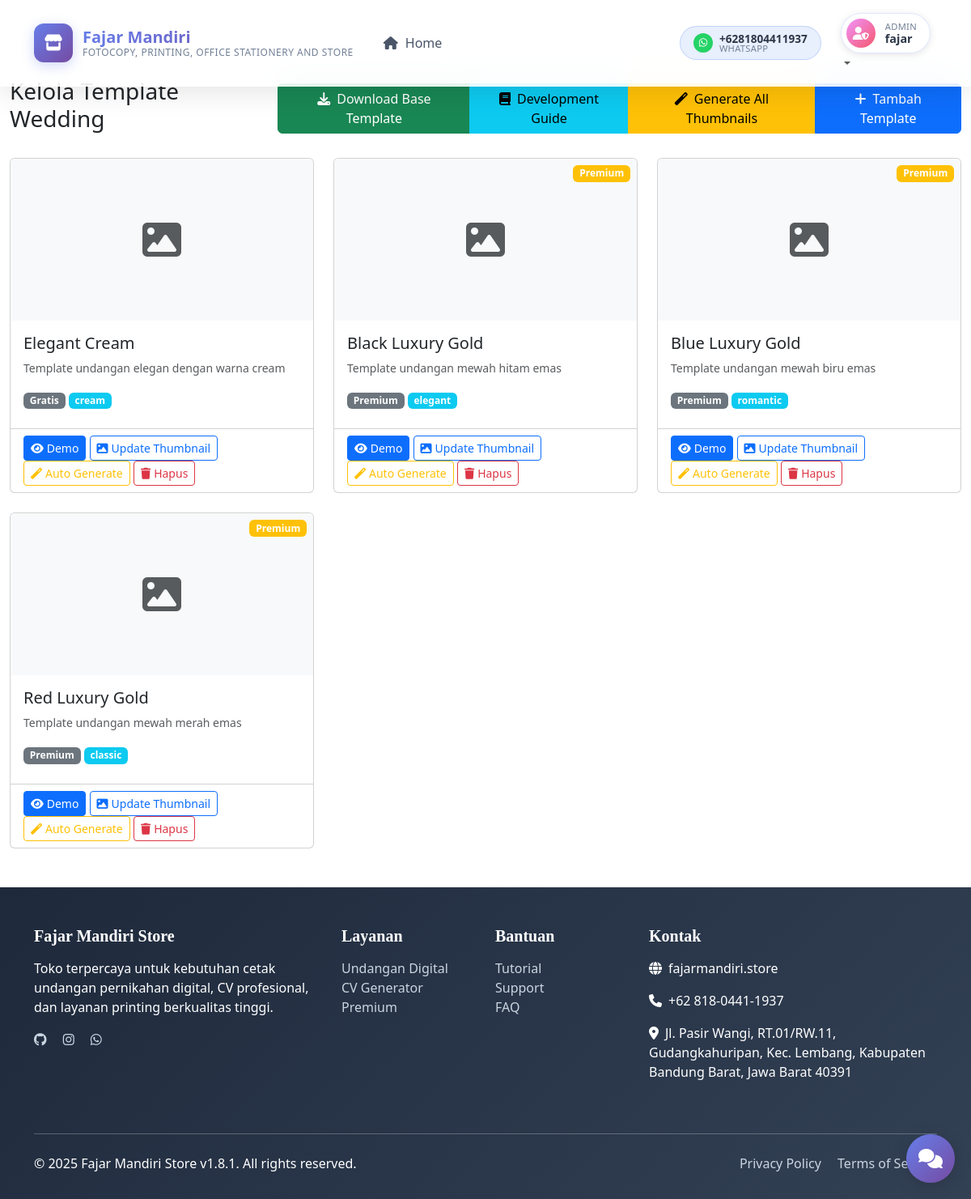
/admin/wedding-templates (signed in), run on the app's committed database.
### tables this page shows
CREATE TABLE wedding_templates (
                id INTEGER PRIMARY KEY AUTOINCREMENT,
                name TEXT NOT NULL,
                description TEXT,
                category TEXT,
                template_file TEXT NOT NULL,
                preview_image TEXT,
                color_scheme TEXT DEFAULT 'elegant',
                animations TEXT DEFAULT '',
                background_music TEXT DEFAULT '',
                ornaments TEXT DEFAULT '',
                is_premium BOOLEAN DEFAULT 0,
                price INTEGER DEFAULT 0,
                created_at TIMESTAMP DEFAULT CURRENT_TIMESTAMP
            );

### app.py (the view, shortened to what this page needs)
@app.route('/admin/wedding-templates', methods=['GET', 'POST'])
@require_admin
def admin_wedding_templates():
    conn = get_db()
    templates = conn.execute(
        'SELECT * FROM wedding_templates ORDER BY created_at DESC').fetchall()
    conn.close()
    return render_template('admin/wedding_templates.html', templates=templates)

### app.py (called while the page is built)
def get_db():
    import sqlite3
    conn = sqlite3.connect(DB_FILE, timeout=10, check_same_thread=False)
    conn.row_factory = sqlite3.Row
    return conn

def require_admin(f):
    @wraps(f)
    def decorated_function(*args, **kwargs):
        if 'admin' not in session:
            flash('Akses ditolak! Silakan login sebagai admin.', 'error')
            return redirect(url_for('admin_login'))
        return f(*args, **kwargs)
    return decorated_function

### templates/admin/wedding_templates.html (shortened to what this page needs)
{% extends "base.html" %}
{% block content %}
<div class="container-fluid py-4">
    <div class="row">
        <div class="col-12">
            <div class="d-flex justify-content-between align-items-center mb-4">
                <h1 class="h3">Kelola Template Wedding</h1>
                <div class="btn-group">
                    <a href="{{ url_for('download_base_template') }}" class="btn btn-success">
                        <i class="fas fa-download me-2"></i>Download Base Template
                    </a>
                    <a href="{{ url_for('admin_theme_guide') }}" class="btn btn-info" target="_blank">
                        <i class="fas fa-book me-2"></i>Development Guide
                    </a>
                    <a href="{{ url_for('generate_all_thumbnails') }}" class="btn btn-warning"
                       onclick="return confirm('Generate thumbnails untuk semua template? Proses ini mungkin memakan waktu.')">
                        <i class="fas fa-magic me-2"></i>Generate All Thumbnails
                    </a>
                    <button class="btn btn-primary" data-bs-toggle="modal" data-bs-target="#addTemplateModal">
                        <i class="fas fa-plus me-2"></i>Tambah Template
                    </button>
                </div>
            </div>
        </div>
    </div>
    <div class="row">
        {% for template in templates %}
        <div class="col-lg-4 col-md-6 mb-4">
            <div class="card h-100">
                <div class="card-img-top position-relative" style="height: 200px; overflow: hidden;">
                    {% if template.preview_image %}
                        <img src="/thumbnails/wedding_templates/{{ template.preview_image }}"
                            class="w-100 h-100" style="object-fit: cover;" alt="{{ template.name }}">
                    {% else %}
                        <div class="w-100 h-100 bg-light d-flex align-items-center justify-content-center">
                            <i class="fas fa-image fa-3x text-muted"></i>
                        </div>
                    {% endif %}
                    {% if template.is_premium %}
                        <span class="badge bg-warning position-absolute top-0 end-0 m-2">Premium</span>
                    {% endif %}
                </div>
                <div class="card-body">
                    <h5 class="card-title">{{ template.name }}</h5>
                    <p class="card-text text-muted small">{{ template.description }}</p>
                    <div class="mb-2">
                        <span class="badge bg-secondary">{{ template.category }}</span>
                        <span class="badge bg-info">{{ template.color_scheme }}</span>
                    </div>
                </div>
                <div class="card-footer bg-transparent">
                    <a href="{{ url_for('admin_demo_template', template_id=template.id) }}"
                       target="_blank" class="btn btn-sm btn-primary">
                        <i class="fas fa-eye me-1"></i>Demo
                    </a>
                    <button class="btn btn-sm btn-outline-primary" data-bs-toggle="modal"
                            data-bs-target="#updateThumbnailModal{{ template.id }}">
                        <i class="fas fa-image me-1"></i>Update Thumbnail
                    </button>
                    <a href="{{ url_for('generate_template_thumbnail', template_id=template.id) }}"
                       class="btn btn-sm btn-outline-warning"
                       onclick="return confirm('Generate thumbnail otomatis untuk template ini?')">
                        <i class="fas fa-magic me-1"></i>Auto Generate
                    </a>
                    <button class="btn btn-sm btn-outline-danger">
                        <i class="fas fa-trash me-1"></i>Hapus
                    </button>
                </div>
            </div>
        </div>
        {% endfor %}
    </div>
</div>
{% endblock %}

### templates/base.html (shortened to what this page needs)
<!DOCTYPE html>
<html lang="id">
<head>
    <link href="https://cdn.jsdelivr.net/npm/bootstrap@5.3.0/dist/css/bootstrap.min.css" rel="stylesheet">
    <link href="https://cdnjs.cloudflare.com/ajax/libs/font-awesome/6.4.0/css/all.min.css" rel="stylesheet">
    </head>
<body>
    <nav class="navbar navbar-expand-lg fixed-top modern-navbar">
        <div class="container">
            <a class="navbar-brand modern-brand" href="{{ url_for('index') }}">
                <div class="brand-container">
                    <div class="brand-icon">
                        <i class="fas fa-store"></i>
                    </div>
                    <div class="brand-text">
                        <span class="brand-name">Fajar Mandiri</span>
                        <span class="brand-tagline">Fotocopy, Printing, office Stationery and Store</span>
                    </div>
                </div>
            </a>
            <div class="collapse navbar-collapse" id="navbarNav">
                <ul class="navbar-nav me-auto">
                    <li class="nav-item">
                        <a class="nav-link modern-nav-link" href="{{ url_for('index') }}">
                            <div class="nav-item-content">
                                <i class="fas fa-home"></i>
                                <span>Home</span>
                            </div>
                        </a>
                    </li>
                </ul>
                <ul class="navbar-nav ms-auto align-items-center">
                    <li class="nav-item d-none d-lg-flex">
                        <div class="contact-chip">
                            <div class="contact-icon">
                                <i class="fab fa-whatsapp"></i>
                            </div>
                            <div class="contact-text">
                                <span class="contact-number">+6281804411937</span>
                                <span class="contact-label">WhatsApp</span>
                            </div>
                        </div>
                    </li>
                    {% if session.admin %}
                        <li class="nav-item dropdown">
                            <a class="nav-link dropdown-toggle modern-admin-dropdown" href="#" id="adminDropdown" role="button" data-bs-toggle="dropdown">
                                <div class="admin-profile">
                                    <div class="admin-avatar">
                                        <i class="fas fa-user-shield"></i>
                                    </div>
                                    <div class="admin-info">
                                        <span class="admin-role">Admin</span>
                                        <span class="admin-name">{{ session.admin_username }}</span>
                                    </div>
                                </div>
                            </a>
                        </li>
                    {% endif %}
                </ul>
            </div>
        </div>
    </nav>
    <div class="container mt-5 pt-4">
    </div>
    <main>
        {% block content %}{% endblock %}
    </main>
    <footer class="footer-modern">
        <div class="container">
            <div class="row">
                <div class="col-lg-4 col-md-6 mb-4">
                    <h5>Fajar Mandiri Store</h5>
                    <p class="">Toko terpercaya untuk kebutuhan cetak undangan pernikahan digital, CV profesional, dan layanan printing berkualitas tinggi.</p>
                    <div class="social-links">
                        <a href="https://github.com/fajarjulyana" class="me-3"><i class="fab fa-github"></i></a>
                        <a href="https://www.instagram.com/fajarmandirifotocopy" class="me-3"><i class="fab fa-instagram"></i></a>
                        <a href="https://wa.me/6281804411937"><i class="fab fa-whatsapp"></i></a>
                    </div>
                </div>
                <div class="col-lg-2 col-md-6 mb-4">
                    <h5>Layanan</h5>
                    <ul class="list-unstyled">
                        <li><a href="{{ url_for('wedding_invitations') }}">Undangan Digital</a></li>
                        <li><a href="{{ url_for('cv_generator') }}">CV Generator</a></li>
                        <li><a href="#" data-bs-toggle="modal" data-bs-target="#premiumModal">Premium</a></li>
                    </ul>
                </div>
                <div class="col-lg-2 col-md-6 mb-4">
                    <h5>Bantuan</h5>
                    <ul class="list-unstyled">
                        <li><a href="#" data-bs-toggle="modal" data-bs-target="#tutorialModal">Tutorial</a></li>
                        <li><a href="#" data-bs-toggle="modal" data-bs-target="#supportModal">Support</a></li>
                        <li><a href="#" data-bs-toggle="modal" data-bs-target="#faqModal">FAQ</a></li>
                    </ul>
                </div>
                <div class="col-lg-4 col-md-6 mb-4">
                    <h5>Kontak</h5>
                    <p><i class="fas fa-globe me-2"></i>fajarmandiri.store</p>
                    <p><i class="fas fa-phone me-2"></i>+62 818-0441-1937</p>
                    <p><i class="fas fa-map-marker-alt me-2"></i>Jl. Pasir Wangi, RT.01/RW.11, Gudangkahuripan, Kec. Lembang, Kabupaten Bandung Barat, Jawa Barat 40391</p>
                </div>
            </div>
            <hr class="my-4">
            <div class="row align-items-center">
                <div class="col-md-6">
                    <p class="mb-0">&copy; 2025 Fajar Mandiri Store v1.8.1. All rights reserved.</p>
                </div>
                <div class="col-md-6 text-md-end">
                    <a href="#" class="me-3">Privacy Policy</a>
                    <a href="#">Terms of Service</a>
                </div>
            </div>
        </div>
    </footer>
    {% include 'chat_widget.html' %}
</body>
</html>

### templates/chat_widget.html (shortened to what this page needs)
<div id="floating-chat" class="floating-chat-widget">
    <div class="chat-toggle" onclick="toggleChat()">
        <i class="fas fa-comments"></i>
    </div>
</div>

### templates/base.html (style rules this page uses)
.modern-navbar { background: rgba(255, 255, 255, 0.95) !important; backdrop-filter: blur(20px); -webkit-backdrop-filter: blur(20px); border-bottom: 1px solid rgba(255, 255, 255, 0.2); box-shadow: 0 8px 32px rgba(0, 0, 0, 0.1); padding: 1rem 0; transition: all 0.3s cubic-bezier(0.4, 0, 0.2, 1); }
.modern-brand { text-decoration: none; transition: transform 0.3s ease; }
.brand-container { display: flex; align-items: center; gap: 12px; }
.brand-icon { width: 48px; height: 48px; background: linear-gradient(135deg, #667eea 0%, #764ba2 100%); border-radius: 12px; display: flex; align-items: center; justify-content: center; color: white; font-size: 20px; box-shadow: 0 4px 15px rgba(102, 126, 234, 0.3); position: relative; overflow: hidden; }
.brand-icon::before { content: ''; position: absolute; top: -50%; left: -50%; width: 200%; height: 200%; background: linear-gradient(45deg, transparent, rgba(255,255,255,0.2), transparent); transform: rotate(45deg); transition: all 0.6s ease; opacity: 0; }
.brand-text { display: flex; flex-direction: column; line-height: 1.2; }
.brand-name { font-size: 1.25rem; font-weight: 700; color: #2d3748; background: linear-gradient(135deg, #667eea, #764ba2); -webkit-background-clip: text; -webkit-text-fill-color: transparent; background-clip: text; }
.brand-tagline { font-size: 0.75rem; color: #718096; font-weight: 500; text-transform: uppercase; letter-spacing: 0.5px; }
.modern-nav-link { color: #4a5568 !important; font-weight: 500; padding: 0.75rem 1rem !important; border-radius: 10px; margin: 0 0.25rem; transition: all 0.3s cubic-bezier(0.4, 0, 0.2, 1); position: relative; overflow: hidden; }
.nav-item-content { display: flex; align-items: center; gap: 8px; position: relative; z-index: 2; }
.nav-item-content i { font-size: 16px; width: 20px; text-align: center; }
.modern-nav-link::before { content: ''; position: absolute; top: 0; left: 0; right: 0; bottom: 0; background: linear-gradient(135deg, rgba(102, 126, 234, 0.1), rgba(118, 75, 162, 0.1)); border-radius: 10px; transform: scaleX(0); transform-origin: left; transition: transform 0.3s ease; z-index: 1; }
.contact-chip { display: flex; align-items: center; gap: 8px; background: rgba(37, 99, 235, 0.1); border: 1px solid rgba(37, 99, 235, 0.2); border-radius: 50px; padding: 8px 16px; margin-right: 1rem; transition: all 0.3s ease; }
.contact-icon { width: 24px; height: 24px; background: #25d366; border-radius: 50%; display: flex; align-items: center; justify-content: center; color: white; font-size: 12px; }
.contact-text { display: flex; flex-direction: column; line-height: 1; }
.contact-number { font-size: 0.85rem; font-weight: 600; color: #2d3748; }
.contact-label { font-size: 0.7rem; color: #718096; text-transform: uppercase; letter-spacing: 0.3px; }
.footer-modern { background: linear-gradient(135deg, #1e293b, #334155); color: white; padding: 3rem 0 2rem; }
.footer-modern h5 { font-family: 'Playfair Display', serif; font-weight: 600; margin-bottom: 1rem; }
.footer-modern a { color: #cbd5e1; text-decoration: none; transition: color 0.3s ease; }
.modern-user-dropdown, .modern-admin-dropdown { background: none; border: none; padding: 0; }
.user-profile-modern, .admin-profile { display: flex; align-items: center; gap: 12px; background: rgba(255, 255, 255, 0.9); border: 1px solid rgba(102, 126, 234, 0.2); border-radius: 50px; padding: 6px 16px 6px 6px; transition: all 0.3s ease; box-shadow: 0 2px 10px rgba(0, 0, 0, 0.1); }
.user-avatar-modern, .admin-avatar { width: 36px; height: 36px; border-radius: 50%; overflow: hidden; display: flex; align-items: center; justify-content: center; background: linear-gradient(135deg, #667eea, #764ba2); position: relative; }
.admin-avatar { background: linear-gradient(135deg, #f093fb, #f5576c); }
.admin-avatar i { color: white; font-size: 16px; }
.user-info, .admin-info { display: flex; flex-direction: column; line-height: 1.2; }
.user-greeting, .admin-role { font-size: 0.7rem; color: #718096; font-weight: 500; text-transform: uppercase; letter-spacing: 0.3px; }
.user-name-modern, .admin-name { font-size: 0.9rem; font-weight: 600; color: #2d3748; }

### data on the page
wedding_templates: name "Elegant Cream", description "Template undangan elegan dengan warna cream", category "Gratis", color_scheme "cream"
wedding_templates: is_premium "Premium", name "Black Luxury Gold", description "Template undangan mewah hitam emas", category "Premium", color_scheme "elegant"
wedding_templates: is_premium "Premium", name "Blue Luxury Gold", description "Template undangan mewah biru emas", category "Premium", color_scheme "romantic"
wedding_templates: is_premium "Premium", name "Red Luxury Gold", description "Template undangan mewah merah emas", category "Premium", color_scheme "classic"

### other printed values
{{ session.admin_username }} "fajar"
